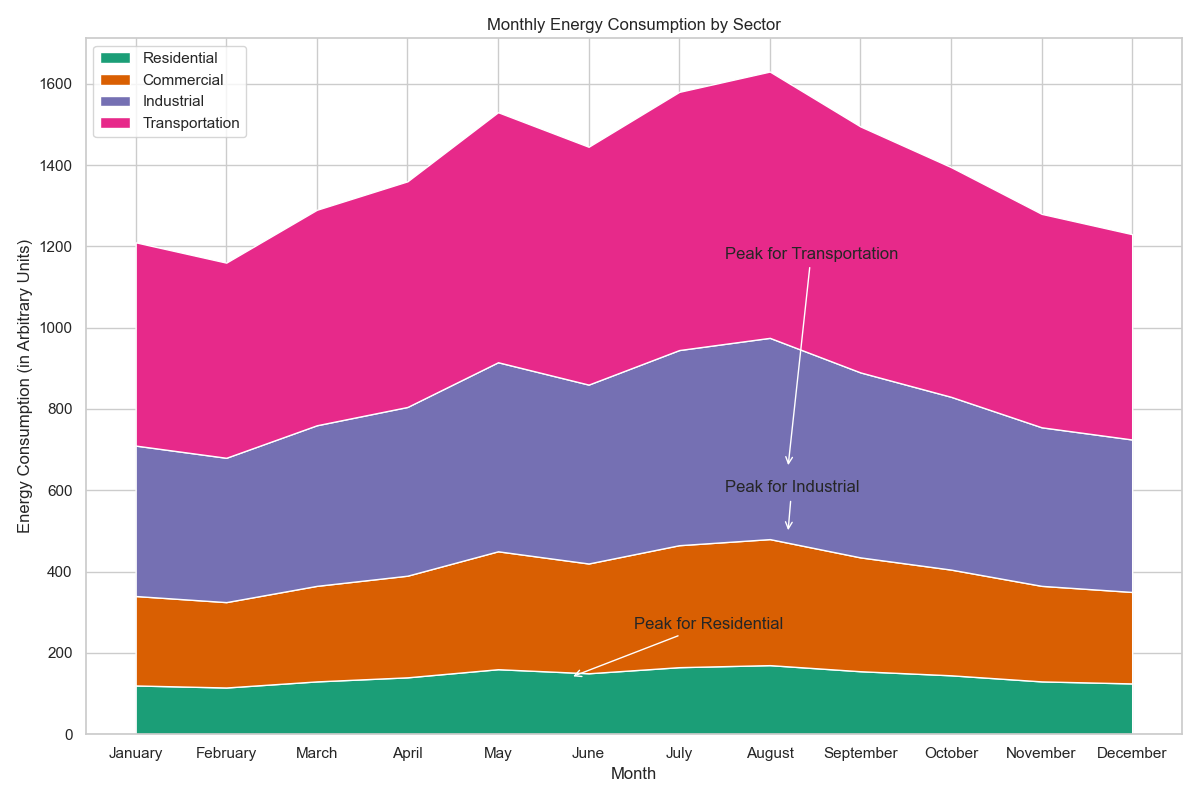

Source code (Python):

import numpy as np
import pandas as pd
import seaborn as sns
import matplotlib.pyplot as plt

# Data
data = {
    'Month': ['January', 'February', 'March', 'April', 'May', 'June', 
              'July', 'August', 'September', 'October', 'November', 'December'],
    'Residential': [120, 115, 130, 140, 160, 150, 165, 170, 155, 145, 130, 125],
    'Commercial': [100, 95, 105, 110, 130, 120, 135, 140, 125, 115, 105, 100],
    'Industrial': [150, 145, 160, 165, 175, 170, 180, 185, 175, 165, 155, 150],
    'Transportation': [130, 125, 135, 140, 150, 145, 155, 160, 150, 140, 135, 130]
}

df = pd.DataFrame(data)
df.set_index('Month', inplace=True)

# Cumulative data for stacked area chart
cumulative = df.cumsum(axis=1)

# Plotting
plt.figure(figsize=(12, 8))
pal = ['#1b9e77', '#d95f02', '#7570b3', '#e7298a']
plt.stackplot(cumulative.index, cumulative['Residential'], cumulative['Commercial'],
              cumulative['Industrial'], cumulative['Transportation'], labels=cumulative.columns, colors=pal)
plt.legend(loc='upper left')
plt.title('Monthly Energy Consumption by Sector')
plt.xlabel('Month')
plt.ylabel('Energy Consumption (in Arbitrary Units)')
plt.annotate('Peak for Residential', xy=(4.8, cumulative.loc['May', 'Residential']-20),
             xytext=(5.5, cumulative.loc['May', 'Residential']+100),
             arrowprops=dict(facecolor='black', arrowstyle="->", connectionstyle="arc3"))
plt.annotate('Peak for Industrial', xy=(7.2, cumulative.loc['August', 'Industrial']),
             xytext=(6.5, cumulative.loc['August', 'Industrial']+100),
             arrowprops=dict(facecolor='black', arrowstyle="->", connectionstyle="arc3"))
plt.annotate('Peak for Transportation', xy=(7.2, cumulative.loc['August', 'Transportation']),
             xytext=(6.5, cumulative.loc['August', 'Transportation'] + cumulative.loc['August', 'Industrial'] + 20),
             arrowprops=dict(facecolor='black', arrowstyle="->", connectionstyle="arc3"))
plt.tight_layout()
plt.show()
